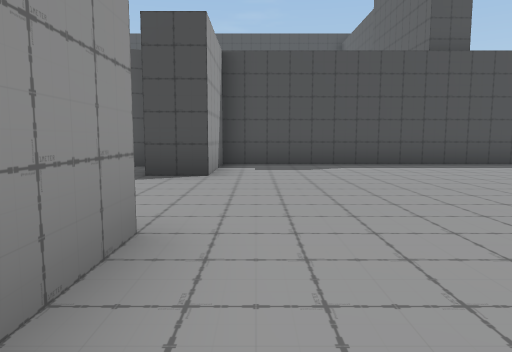
view 1 (above)

22 first-person views from a walk through a scene from a Unity 3-D project. The camera is 1.2 m above the floor, tilts 6° down and sees 70° across. The floor is counted in squares, 2 m on a side. Each view is taken from the middle of a square. On the plan, view 1 faces up. The plan holds only what a view shows up to about 10 squares ahead; the rest is blank. The place goes on beyond the plan. The player is left out. Some animated figures are left out. Door leaves are left out, so doorways stand open. Some surface patterns are stand-ins.

view 2
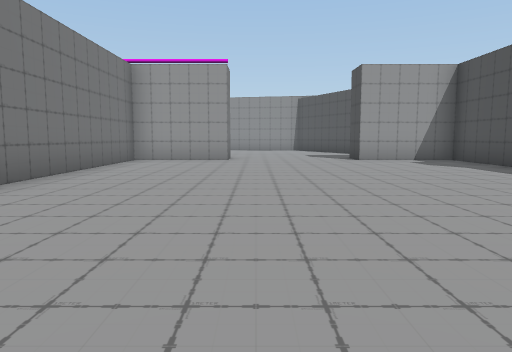

view 3
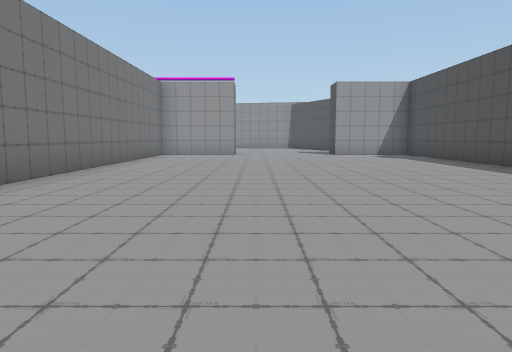

view 4
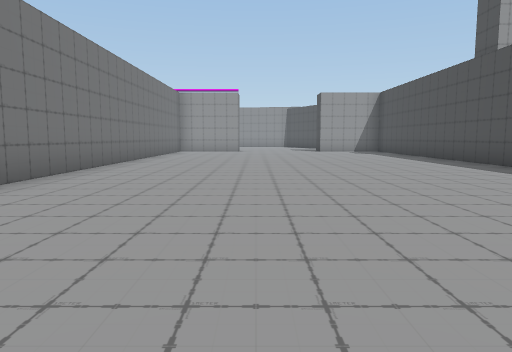

view 5
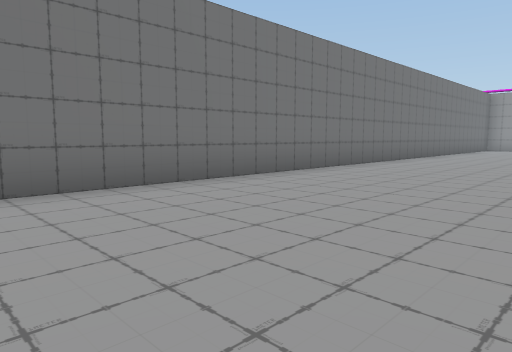

view 6
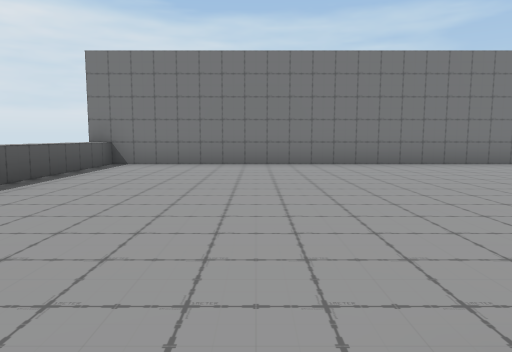

view 7
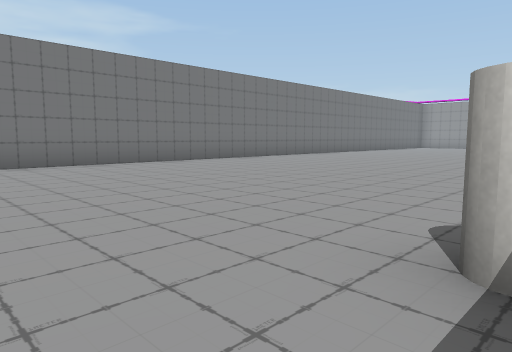

view 8
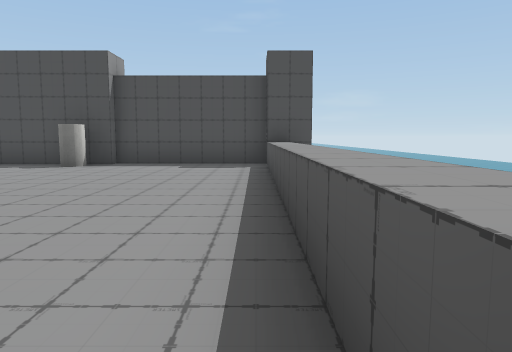

view 9
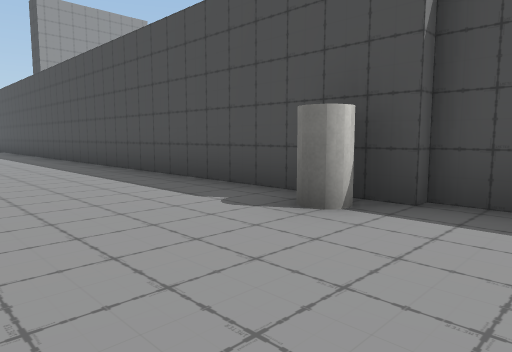

view 10
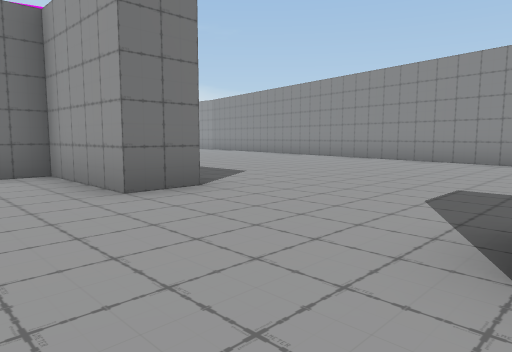

view 11
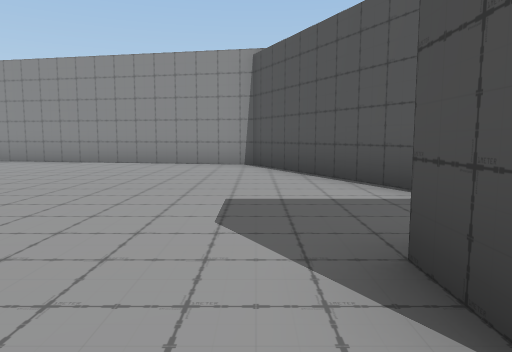

view 12
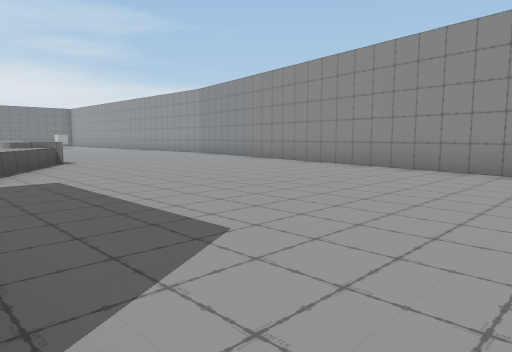

view 13
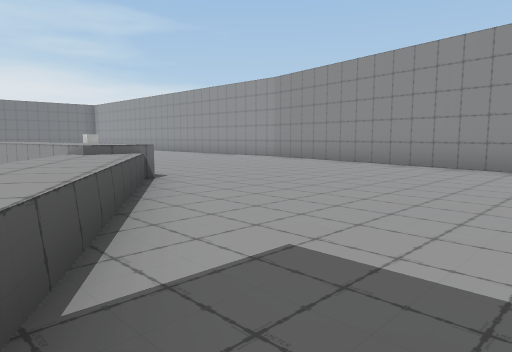

view 14
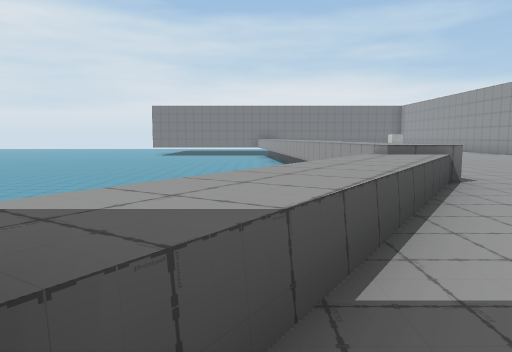

view 15
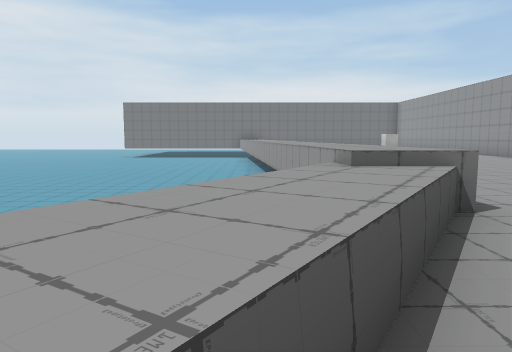

view 16
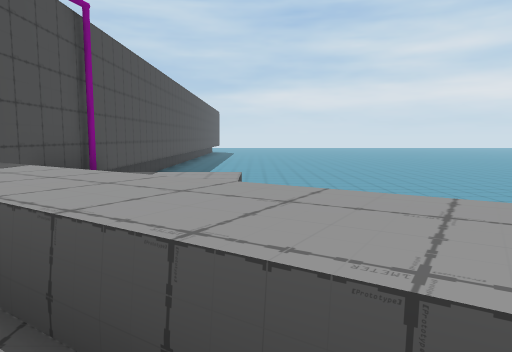

view 17
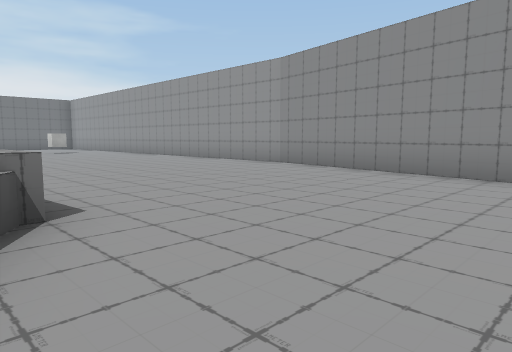

view 18
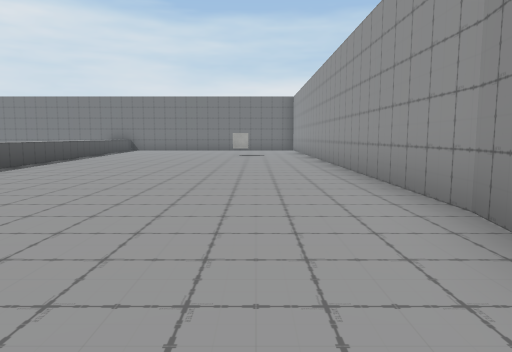

view 19
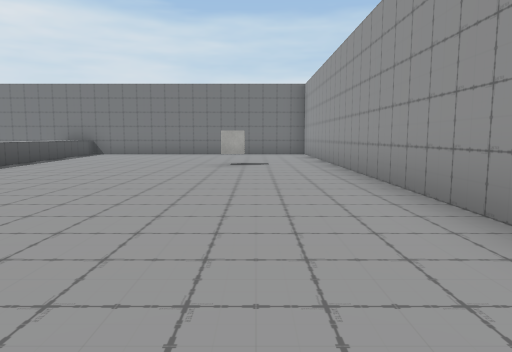

view 20
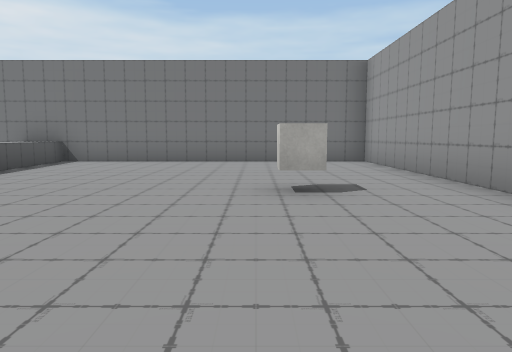

view 21
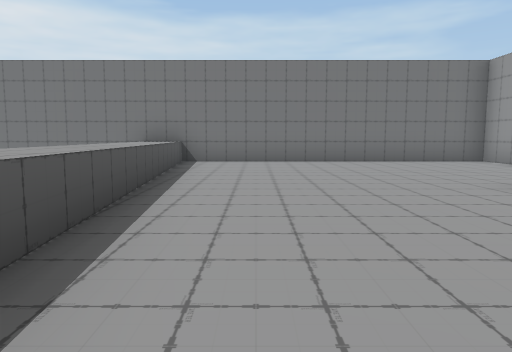

view 22
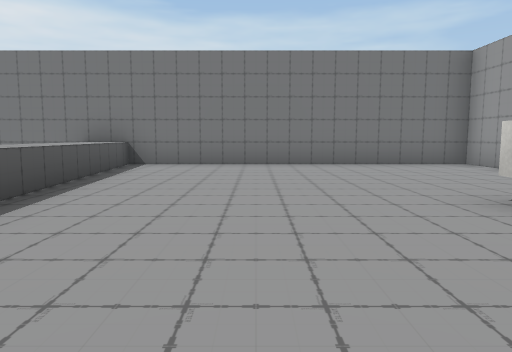

### Floor plan
Key: @ floor where view 1 was taken; # wall or solid block; . floor; D open door; = window, fence, low wall or low ledge; ^ raised ledge; v drop or lower ground; C cube; O other object.
Columns run from 11 left of view 1 to 24 right of it. Each row starts with its distance up from view 1.
  9           #########  ##############
  8         ###......... .........O....^
  7      ###..#........................^
  6    ###....D........................^
  5   ##......D........................^
  4   #.......D........................^
  3   #.......D........................^
  2   #.......D........................^
  1   #.......#........................^
  0  ##.......#@.......................^
 -1  #........#########################
 -2  #.......^^ D.
 -3  #.......^v D.
 -4  #......^^  vv  vv
 -5  #.....^^      vvv
 -6 ##.....^v     vvvv
 -7 #......^     vvvvv
 -8 #......^    vvvvvv
 -9 #..... ^v  vvvvvvv
-10 #..... ^v vvvvvvvv
-11 #......^^ vvvvvvvv
-12 #...... ^vvvvvv
-13 #......^^vvvvvvv
-14 #......^
-15 #......^
-16 #.......^
-17 #.......^
-18 #.C.....^
-19 #.......^
-20 #.......^
-21 #.......^v
-22 #.......^
-23 #.......=#vvv
-24 ###########

Where each view was taken, in squares from view 1:
view 1: 0 up, 0 right, facing up
view 2: 3 up, 9 right, facing left
view 3: 3 up, 12 right, facing left
view 4: 3 up, 15 right, facing left
view 5: 4 up, 18 right, facing down-left
view 6: 8 up, 20 right, facing down
view 7: 8 up, 21 right, facing down-left
view 8: 0 up, 23 right, facing up
view 9: 5 up, 21 right, facing up-left
view 10: 6 up, 1 right, facing down-left
view 11: 5 up, 0 right, facing left
view 12: 3 up, 2 left, facing down-left
view 13: 1 down, 2 left, facing down-left
view 14: 1 down, 2 left, facing down
view 15: 3 down, 3 left, facing down
view 16: 4 down, 4 left, facing right
view 17: 3 down, 4 left, facing down-left
view 18: 6 down, 9 left, facing down
view 19: 10 down, 9 left, facing down
view 20: 14 down, 8 left, facing down
view 21: 14 down, 5 left, facing down
view 22: 15 down, 6 left, facing down
